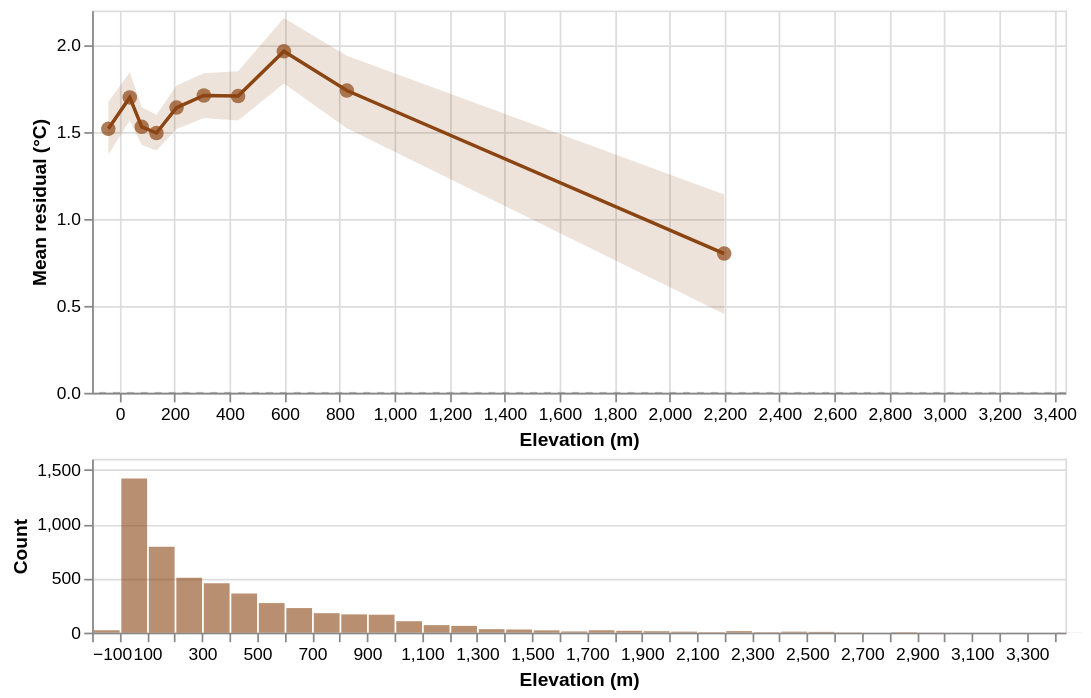

The Vega-Lite source for this figure:
### Vega-Lite specification from a JSON file in a GitHub repository (floating-point values rounded to 4 significant figures; data arrays with more than 128 entries replaced by an {"elided": "..."} marker saying what was removed)
{"config": {"view": {"continuousWidth": 300, "continuousHeight": 300}}, "vconcat": [{"layer": [{"data": {"name": "data-a0a55d106695e8d630baff0f16eee66d"}, "mark": {"type": "rule", "color": "grey", "opacity": 0.5, "strokeDash": [4, 4]}, "encoding": {"y": {"field": "y", "type": "quantitative"}}}, {"data": {"name": "data-423b93ca2acee680969422566cff64dd"}, "mark": {"type": "area", "color": "#8B4513", "opacity": 0.15}, "encoding": {"x": {"field": "x", "scale": {"domain": [-100.0, 3440.0], "nice": false, "zero": false}, "title": "Elevation (m)", "type": "quantitative"}, "y": {"field": "ci_lo", "title": "Mean residual (°C)", "type": "quantitative"}, "y2": {"field": "ci_hi"}}}, {"data": {"name": "data-423b93ca2acee680969422566cff64dd"}, "mark": {"type": "line", "color": "#8B4513", "strokeWidth": 2}, "encoding": {"x": {"field": "x", "scale": {"domain": [-100.0, 3440.0], "nice": false, "zero": false}, "type": "quantitative"}, "y": {"field": "mean", "type": "quantitative"}}}, {"data": {"name": "data-423b93ca2acee680969422566cff64dd"}, "mark": {"type": "point", "color": "#8B4513", "filled": true, "size": 70}, "encoding": {"tooltip": [{"field": "x", "format": ".3f", "title": "Elevation (m)", "type": "quantitative"}, {"field": "mean", "format": ".3f", "title": "Mean residual (°C)", "type": "quantitative"}, {"field": "ci_lo", "format": ".3f", "title": "CI low", "type": "quantitative"}, {"field": "ci_hi", "format": ".3f", "title": "CI high", "type": "quantitative"}], "x": {"field": "x", "scale": {"domain": [-100.0, 3440.0], "nice": false, "zero": false}, "type": "quantitative"}, "y": {"field": "mean", "type": "quantitative"}}}], "height": 220, "width": 560}, {"data": {"name": "data-66037dbc5dd7e091d990e2fe1abac311"}, "mark": {"type": "bar", "color": "#8B4513", "opacity": 0.6}, "encoding": {"x": {"bin": {"maxbins": 50}, "field": "val", "scale": {"domain": [-100.0, 3440.0], "nice": false, "zero": false}, "title": "Elevation (m)", "type": "quantitative"}, "y": {"aggregate": "count", "title": "Count", "type": "quantitative"}}, "height": 100, "width": 560}], "spacing": 4, "$schema": "https://vega.github.io/schema/vega-lite/v6.4.1.json", "datasets": {"data-a0a55d106695e8d630baff0f16eee66d": [{"y": 0}], "data-423b93ca2acee680969422566cff64dd": [{"x": -41.0, "mean": 1.519, "ci_lo": 1.371, "ci_hi": 1.673}, {"x": 37.0, "mean": 1.699, "ci_lo": 1.566, "ci_hi": 1.845}, {"x": 80.5, "mean": 1.53, "ci_lo": 1.428, "ci_hi": 1.643}, {"x": 134.0, "mean": 1.495, "ci_lo": 1.394, "ci_hi": 1.6}, {"x": 207.0, "mean": 1.641, "ci_lo": 1.518, "ci_hi": 1.768}, {"x": 306.5, "mean": 1.71, "ci_lo": 1.582, "ci_hi": 1.839}, {"x": 431.0, "mean": 1.707, "ci_lo": 1.566, "ci_hi": 1.85}, {"x": 597.5, "mean": 1.965, "ci_lo": 1.78, "ci_hi": 2.156}, {"x": 826.5, "mean": 1.739, "ci_lo": 1.523, "ci_hi": 1.939}, {"x": 2199.0, "mean": 0.8012, "ci_lo": 0.4534, "ci_hi": 1.141}], "data-66037dbc5dd7e091d990e2fe1abac311": {"elided": "4999 records"}}}
